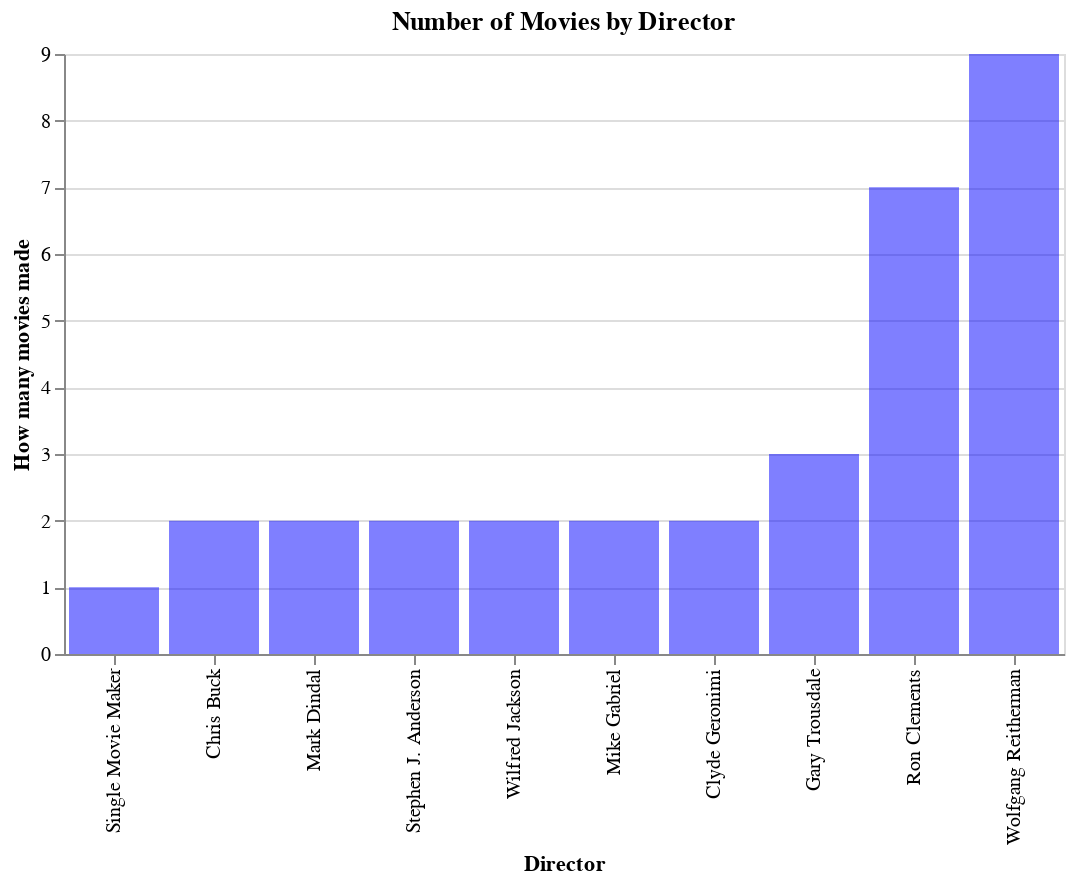

The cell this chart's notebook holds for it:
### Markdown cell above
To ascertain a potential proportional relationship between the number of movies and the gross profit, I'll create two bar plots. One will represent the 'Number of Movies by Director,' acting as the **standard of comparison**, while the other will showcase 'Average Gross Profit by Director.' If my hypothesis holds true, these two graphs should exhibit similar shapes.

To ensure a fair comparison between the two graphs, I'll sort the data in **ascending order based on the number of movies** per director.

### Code cell
# Create the bar plot for the comparison
Comparison_bar = alt.Chart(director_info, width=500, height=300).mark_bar(color='blue', opacity=0.5).encode(
    x=alt.X('Name', sort=alt.EncodingSortField(field='movie_title', order='ascending'), title="Director"),
    y=alt.Y('movie_title:Q', title="How many movies made")
).properties(
    title='Number of Movies by Director'
)

Comparison_bar

### Figure 1 — Vega-Lite specification as saved in the notebook (floating-point values rounded to 4 significant figures)
{"config": {"view": {"continuousWidth": 400, "continuousHeight": 300}}, "data": {"name": "data-12207c2c96a138f3a521681993d875d6"}, "mark": {"type": "bar", "color": "blue", "opacity": 0.5}, "encoding": {"x": {"type": "nominal", "field": "Name", "sort": {"field": "movie_title", "order": "ascending"}, "title": "Director"}, "y": {"type": "quantitative", "field": "movie_title", "title": "How many movies made"}}, "height": 300, "title": "Number of Movies by Director", "width": 500, "$schema": "https://vega.github.io/schema/vega-lite/v4.8.1.json", "datasets": {"data-12207c2c96a138f3a521681993d875d6": [{"Name": "Wolfgang Reitherman", "Average Gross Profit": 107300000.0, "movie_title": 9.0}, {"Name": "Ron Clements", "Average Gross Profit": 120000000.0, "movie_title": 7.0}, {"Name": "Gary Trousdale", "Average Gross Profit": 134400000.0, "movie_title": 3.0}, {"Name": "Chris Buck", "Average Gross Profit": 285900000.0, "movie_title": 2.0}, {"Name": "Mark Dindal", "Average Gross Profit": 112300000.0, "movie_title": 2.0}, {"Name": "Stephen J. Anderson", "Average Gross Profit": 62260000.0, "movie_title": 2.0}, {"Name": "Wilfred Jackson", "Average Gross Profit": 143100000.0, "movie_title": 2.0}, {"Name": "Mike Gabriel", "Average Gross Profit": 84760000.0, "movie_title": 2.0}, {"Name": "Clyde Geronimi", "Average Gross Profit": 171800000.0, "movie_title": 2.0}, {"Name": "Single Movie Maker", "Average Gross Profit": 144000000.0, "movie_title": 1.0}]}}
